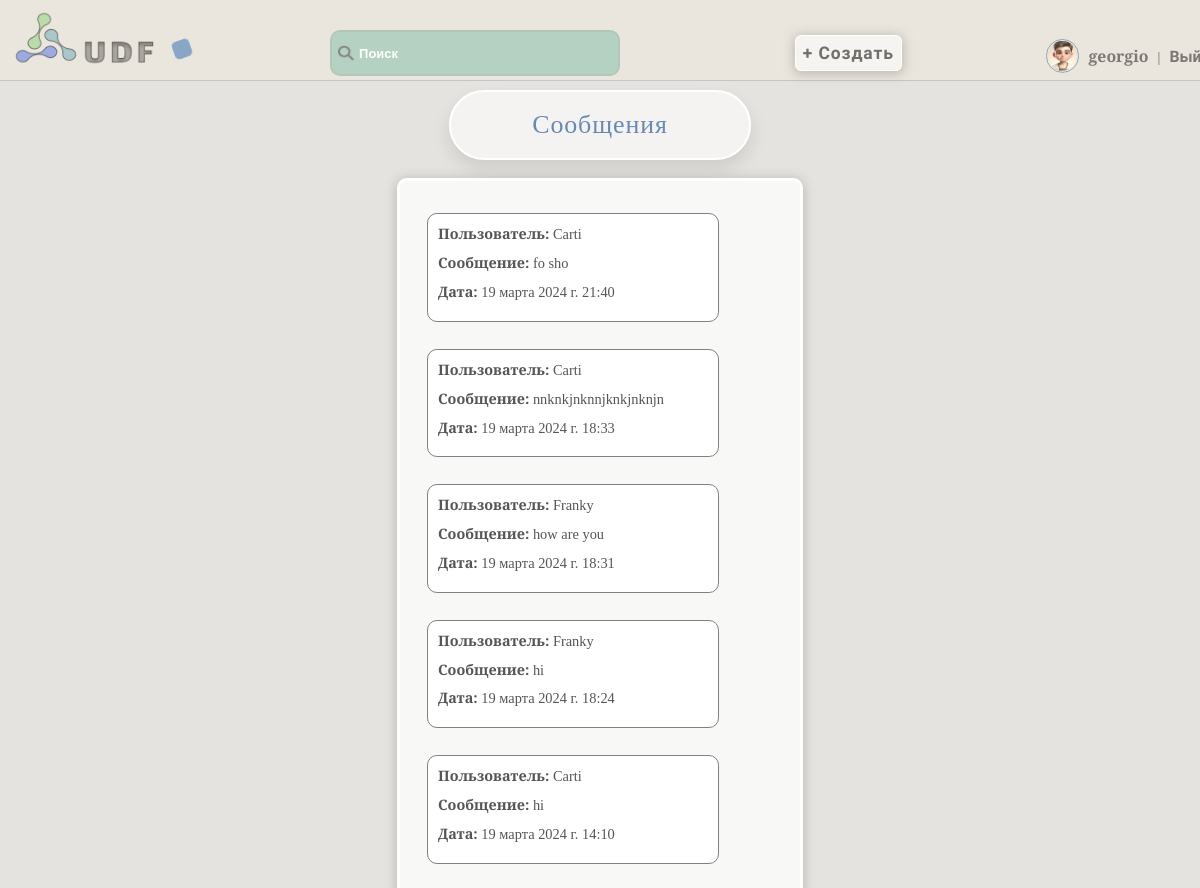
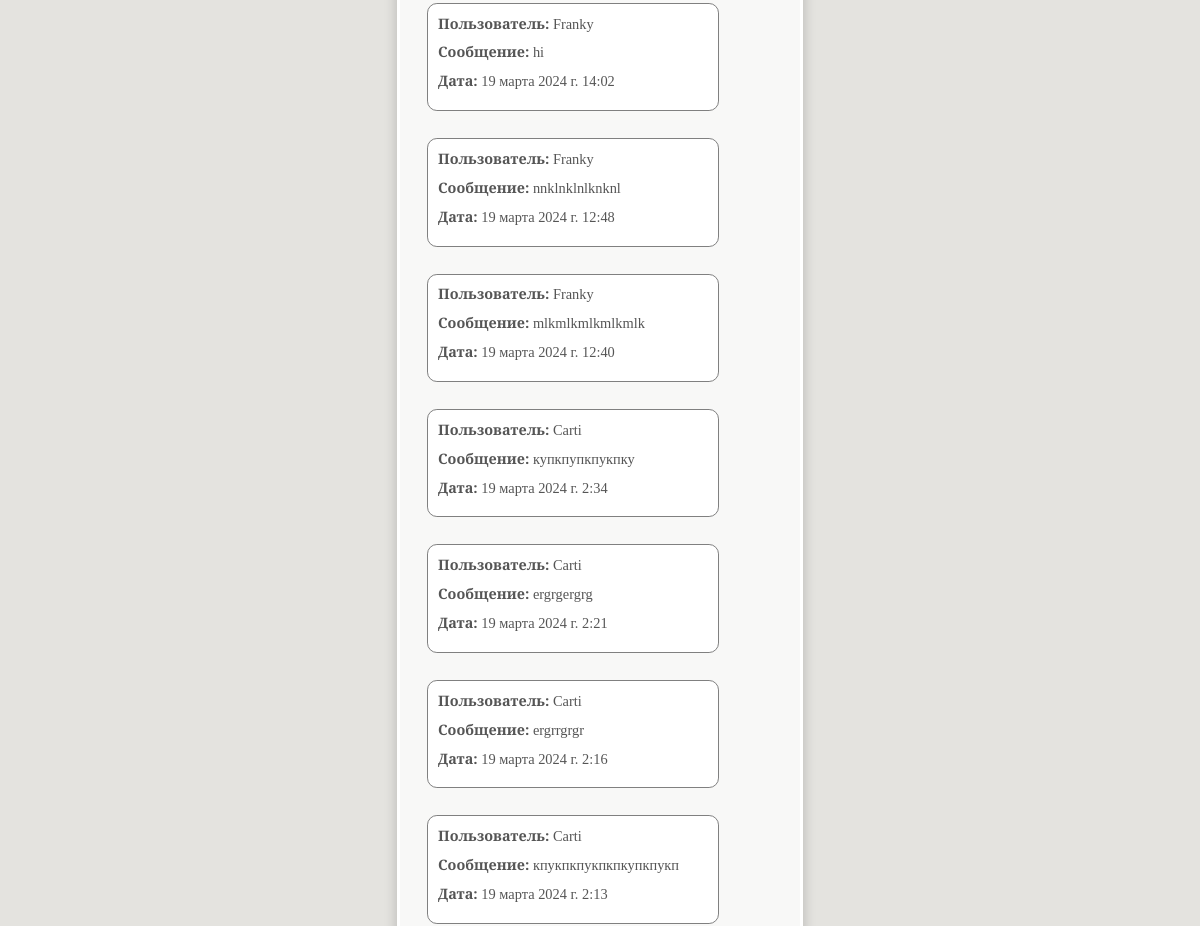
The app's page /accounts/inbox/ (signed in, upper part), older data (2 pictures, top to bottom).
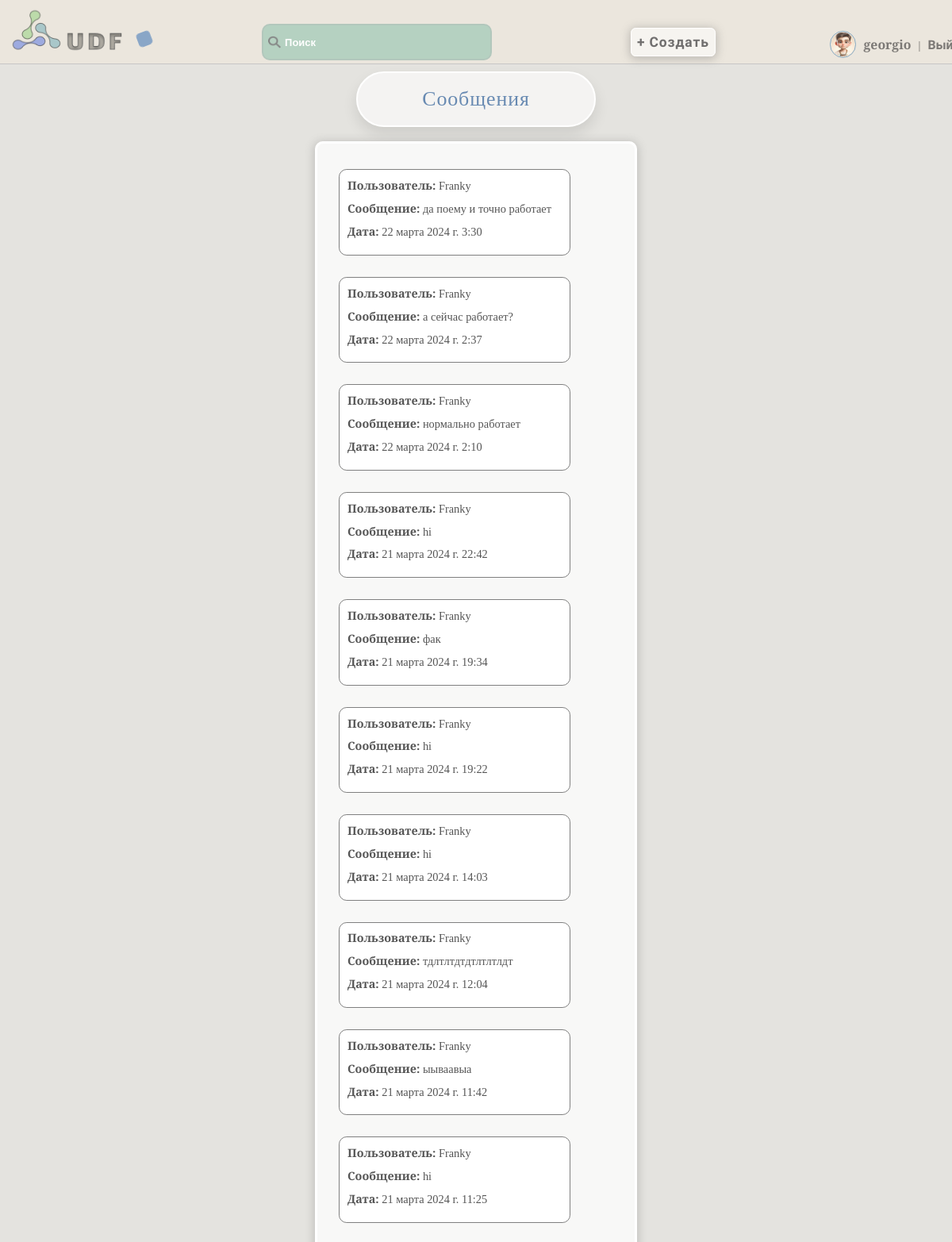
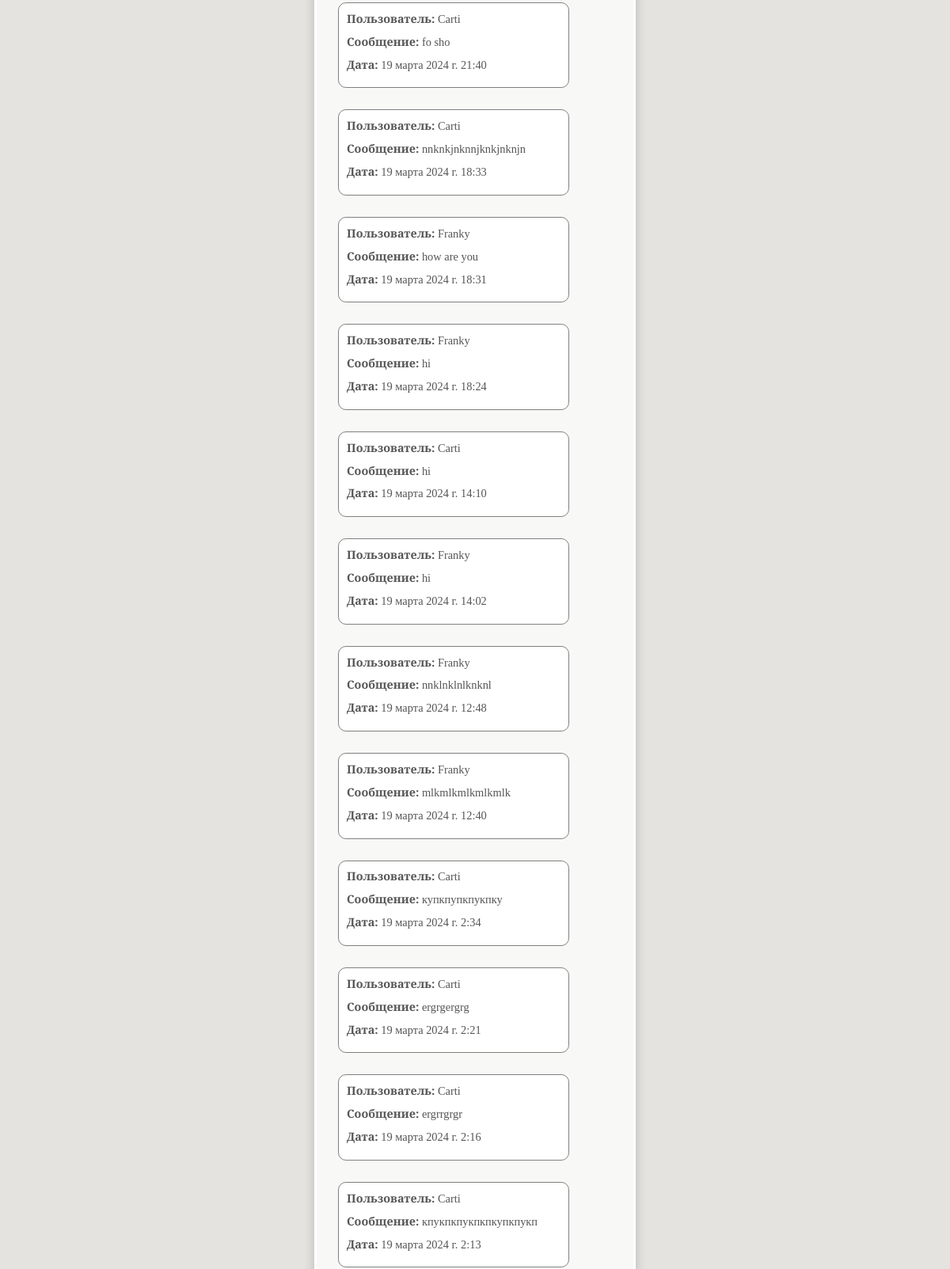
The same page, newer data (2 pictures, top to bottom).
### accounts/models.py (models this page shows, shortened)
class User(AbstractUser):
    username = models.CharField(max_length=150, unique=True, verbose_name='Имя')
    password = models.CharField(max_length=128, null=False, blank=False, verbose_name='Пароль')
    bio = models.TextField(blank=True, verbose_name='Биография')
    country = models.CharField(max_length=50, blank=True, verbose_name='Страна')
    city = models.CharField(max_length=50, blank=True, verbose_name='Город')
    is_online = models.BooleanField(default=False, verbose_name='Статус')
    occupation = models.CharField(max_length=50, blank=True, verbose_name='Род деятельности')
    avatar = models.ImageField(upload_to='avatars', blank=True, verbose_name='Аватар')
    date_joined = models.DateTimeField(auto_now_add=True, verbose_name='Дата')
    email = models.EmailField(unique=True)
    gender_choices = [
        ('M', 'Мужской'),
        ('F', 'Женский'),
    ]
    gender = models.CharField(max_length=1, choices=gender_choices, blank=True, verbose_name='Пол')
    age = models.IntegerField(blank=True, null=True, verbose_name='Возраст')
    last_login = models.DateTimeField(default=timezone.now)
    groups = None
    user_permissions = None
    def is_online(self):
        return (timezone.now() - self.last_login).seconds < 3600

class Message(models.Model):
    sender = models.ForeignKey(User, related_name='sent_messages', on_delete=models.CASCADE)
    recipient = models.ForeignKey(User, related_name='received_messages', on_delete=models.CASCADE)
    content = models.TextField()
    timestamp = models.DateTimeField(auto_now_add=True)
    is_read = models.BooleanField(default=False)

### accounts/views.py (the view)
# urls.py: path('inbox/', inbox, name='inbox'),
@login_required
def inbox(request):
    unread_messages = Message.objects.filter(recipient=request.user, is_read=False)
    for message in unread_messages:
        message.is_read = True
        message.save()
    messages = Message.objects.filter(recipient=request.user).order_by('-timestamp')
    return render(request, 'messages/inbox.html', {'messages': messages})

### accounts/templates/messages/inbox.html (shortened to what this page needs)
{% extends 'core/base.html' %}
{% block content %}
  <h1>Сообщения</h1>
  <div class="inbox-message">
    {% if messages %}
      <ul>
        {% for message in messages %}
          <li>
            <strong>Пользователь:</strong> {{ message.sender.username }}<br>
            <strong>Сообщение:</strong> {{ message.content }}<br>
            <strong>Дата:</strong> {{ message.timestamp }}
          </li>
        {% endfor %}
      </ul>
    {% else %}
      <p>Сообщений нет</p>
    {% endif %}
  </div>
{% endblock %}

### core/templates/core/base.html (shortened to what this page needs)
<!DOCTYPE html>
{% load static %}
<html lang="en">
<head>
    <link rel="stylesheet" href="{% static 'css/style.css' %}">
    <link rel="stylesheet" href="{% static 'css/media_window.css' %}">
</head>
<body class="loaded">
<div class="menu">
    <div class="wrap">
        <div class="logo" id="logo_animated">
            <a class="logo-menu" href="{% url 'base_with_articles' %}"><img src="{% static 'images/logo.png' %}" alt="logo"></a>
        </div>
        <div class="shape"></div>
        <ul>
            <li>
                <label class="search-icon">
                    <img src="{% static 'images/search.png' %}" alt="Search">
                </label>
                <input class="search-input" type="text" placeholder="Поиск" id="search-input">
            </li>
            <li>
                <a class="add-button" href="{% url 'add_article' %}">
                    <button class="animated_bt" type="button">+ Создать</button>
                </a>
            </li>
            {% if user.is_authenticated %}
            {% if not is_public_profile %}
            <li>
                {% if user.gender == 'M' %}
                <img class="menu-avatar" src="{% static 'images/male_avatar.png' %}" alt="Male Avatar">
                {% elif user.gender == 'F' %}
                <img class="menu-avatar" src="{% static 'images/female_avatar.png' %}" alt="Female Avatar">
                {% else %}
                <img class="menu-avatar" src="{% static 'images/default_avatar.png' %}" alt="Default Avatar">
                {% endif %}
                <a  style="font-family:Spectral SC,serif;" href="{% url 'user_profile' %}">{{ user.username }}</a> | <a  href="{% url 'logout' %}">Выйти</a>
            </li>
            {% endif %}
            {% endif %}
        </ul>
    </div>
</div>
<div class="container">
    <div class="wrap">
        {% block content %}{% endblock %}
    </div>
</body>
</html>

### core/static/css/style.css (style rules this page uses)
body { margin: 0; padding: 0; background: rgba(93, 82, 57, 0.16); zoom: 0.9; height: 100vh; opacity: 0; }
.menu .wrap { display: flex; position: fixed; z-index: 1000; flex-wrap: nowrap; width: 100%; justify-content: space-between; align-items: center; border-bottom: 2px solid rgb(199, 198, 198); padding: 11px; background: rgba(236, 231, 221, 0.93); }
.menu .logo-menu, .menu ul { display: inline-block; vertical-align: middle; }
.menu ul { flex-grow: 1; display: flex; list-style: none; padding: 0; margin: 0; align-items: baseline; justify-content: space-evenly; }
.menu ul li:last-child { margin-right: 0; position: relative; left: 11%; top: 16px; }
.menu ul li:first-child { margin-right: 0; position: relative; left: 1%; top: 11px; }
.menu ul li:nth-child(2) { margin-right: 0; position: relative; left: 7%; top: 12px; }
ul input { padding: 14px; border-radius: 11px; width: 290px; background: rgba(163, 201, 184, 0.74); color: #646363; margin-right: 11px; font-size: 1em; font-weight: bold; border: 3px solid rgba(171, 170, 170, 0.24); text-indent: 16px; transition: background-color ease-in-out 0.3s; }
.search-input::placeholder { color: #ffffff; font-size: 0.9em; }
ul button { padding: 8px; border-radius: 7px; background: rgba(255, 255, 255, 0.57); font-size: 1.1em; font-family: Play, serif; font-weight: bold; letter-spacing: 1px; box-shadow: 0 2px 12px 2px rgba(112, 110, 110, 0.36); color: rgba(82, 81, 81, 0.82); border: 1px solid rgb(255, 255, 255); transition: background-color ease-in-out 0.3s, color ease-in-out 0.3s; }
.menu ul li a { text-decoration: none; color: rgba(65, 64, 64, 0.66); font-weight: bold; font-size: 1.1em; font-family: Play, serif; padding: 6px; transition: color ease-in-out 0.3s; }
.search-icon { position: relative; left:10%; top: 3px; padding:7px; }
.logo-menu { opacity: 0.9; transition: opacity ease-in-out 0.3s; overflow: hidden; }
ul { list-style: none; font-family: Spectral SC, serif; font-weight: 300; color: rgba(59, 58, 53, 0.71); }
.container .wrap { display: flex; flex-direction: column; align-items: center; justify-content: center; }
label, #id_username { color: rgba(100, 100, 100, 0.7); font-weight: bold; font-family: Roboto Condensed, serif; }
.shape { background-color: rgba(113, 150, 194, 0.8); margin-top: 20px; transition: background-color 2.2s ease; animation: colorChange 3s infinite alternate ease-in-out; }
h1 { font-family: Spectral SC, serif; font-size: 1.8em; font-weight: 500; color: rgb(104, 138, 178); border: 3px solid rgb(255, 255, 255); box-shadow: 0 10px 20px rgba(0, 0, 0, 0.1); background-color: rgba(255, 255, 255, 0.6); }
h1,.span-welcome { box-sizing: border-box; text-align: center; padding: 20px 90px; border-radius: 50px; letter-spacing: 1px; }
.menu-avatar { width: 33px; height: 33px; padding: 1px; border-radius: 50%; border: 2px solid rgba(9, 90, 154, 0.53); opacity: 0.8; margin: 0 auto; transform: translateY(11px); }
h1 { margin: 100px auto 0; }
.inbox-message { padding: 20px 90px; background-color: rgba(255, 255, 255, 0.761); border-radius: 11px; margin: 20px; box-sizing: border-box; border: 4px solid white; box-shadow: 0 2px 12px 2px rgba(112, 110, 110, 0.306); }
.inbox-message ul { display: flex; flex-direction: column; margin-left: -100px; }
.inbox-message li { margin-bottom: 30px; padding: 11px; background-color:white; border: 1px solid gray; border-radius: 11px; width: 300px; font-family: Spectral SC, serif; color: rgba(42, 42, 42, 0.796); }
.inbox-message strong { margin-bottom: 11px; display: inline-block; word-break: break-word; }

Row changes from the older to the newer data that the page shows:
added Message: sender.username "Franky", content "да поему и точно работает", timestamp "22 марта 2024 г. 3:30"
added Message: sender.username "Franky", content "а сейчас работает?", timestamp "22 марта 2024 г. 2:37"
added Message: sender.username "Franky", content "нормально работает", timestamp "22 марта 2024 г. 2:10"
added Message: sender.username "Franky", content "hi", timestamp "21 марта 2024 г. 22:42"
added Message: sender.username "Franky", content "фак", timestamp "21 марта 2024 г. 19:34"
added Message: sender.username "Franky", content "hi", timestamp "21 марта 2024 г. 19:22"
added Message: sender.username "Franky", content "hi", timestamp "21 марта 2024 г. 14:03"
added Message: sender.username "Franky", content "тдлтлтдтдтлтлтлдт", timestamp "21 марта 2024 г. 12:04"
added Message: sender.username "Franky", content "ыываавыа", timestamp "21 марта 2024 г. 11:42"
added Message: sender.username "Franky", content "hi", timestamp "21 марта 2024 г. 11:25"
